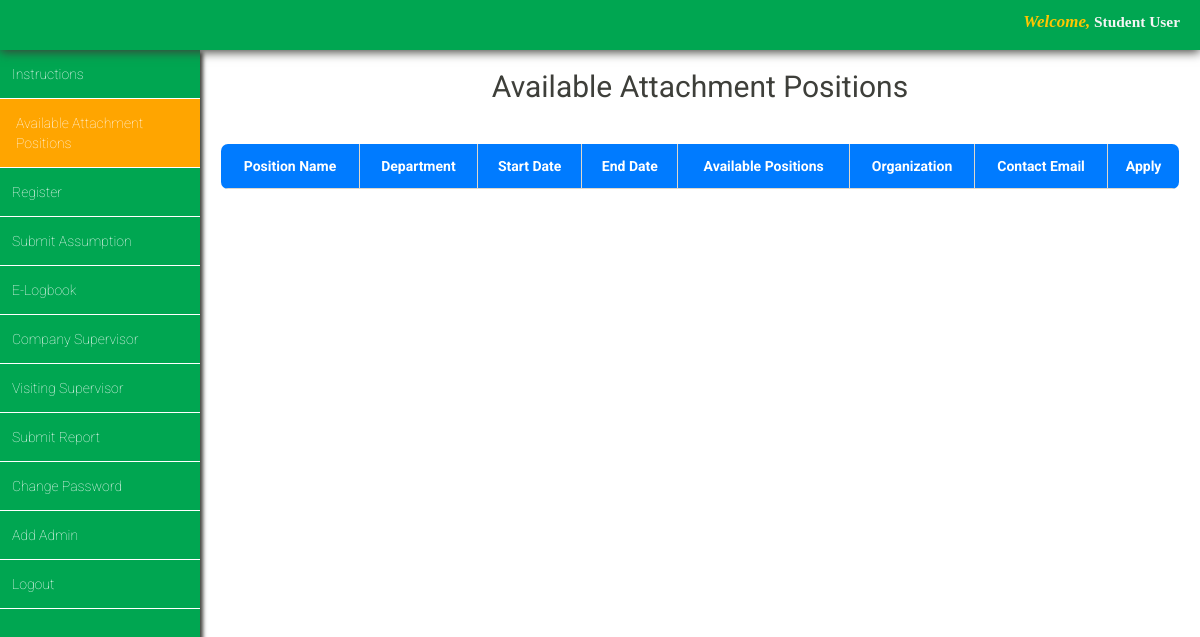
The page /iasms/view_position.php on the database as committed earlier.
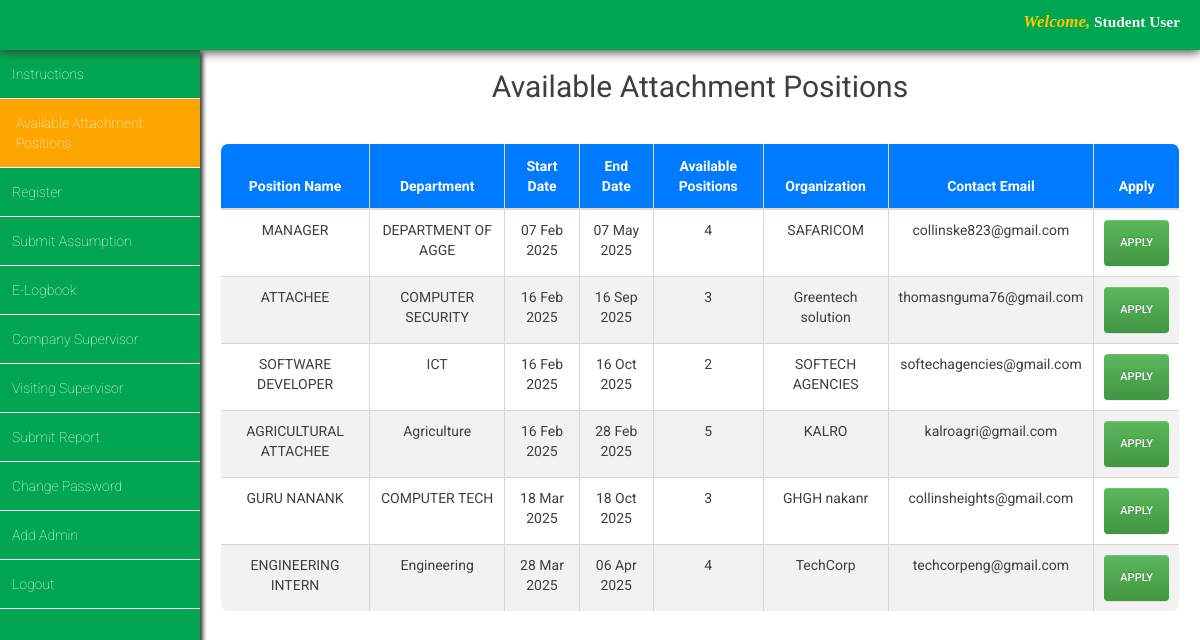
The same page on the database as committed later.
### tables this page shows
CREATE TABLE `attachment_positions` (
  `id` int(11) NOT NULL,
  `position_name` varchar(255) NOT NULL,
  `department` varchar(255) NOT NULL,
  `start_date` date NOT NULL,
  `end_date` date NOT NULL,
  `description` text NOT NULL,
  `available_positions` int(11) NOT NULL,
  `organization_name` varchar(255) NOT NULL,
  `organization_email` varchar(255) NOT NULL,
  `status` enum('Active','Inactive') NOT NULL DEFAULT 'Active',
  `created_at` timestamp NOT NULL DEFAULT current_timestamp()
);

### iasms/view_position.php (the view, shortened to what this page needs)
<?php
include 'database_connection/database_connection.php';
$sql = "SELECT * FROM attachment_positions WHERE status = 'active' AND available_positions > 0";
$result = mysqli_query($conn, $sql);
$student_fname = $_COOKIE["student_first_name"] ?? 'Student';
$student_lname = $_COOKIE["student_last_name"] ?? 'User';
?>
<!DOCTYPE html>
<html lang="en">
<head>
  <link rel="stylesheet" href="../css/bootstrap.min.css" />
  <link rel="stylesheet" href="../css/bootstrap-theme.min.css" />
  <link rel="stylesheet" href="../css/bootstrap-select.css" />
  <link rel="stylesheet" href="../css/main_page_style.css" />
  <link rel="stylesheet" href="register_page.css" />
  <link rel="stylesheet" href="https://cdn.jsdelivr.net/npm/datatables@1.10.25/css/jquery.dataTables.min.css" />
</head>
<body>
  <div id="top-navigation">
    <div id="student_name">
      <span style="color:rgb(255, 198, 0); font-size:1.1em;"><em>Welcome,</em></span>
      <span style="font-family:serif;"><?php echo "$student_fname $student_lname"; ?></span>
    </div>
  </div>
  <div id="left_side_bar">
    <ul id="menu_list">
      <a class="menu_items_link" href="../instructions_page/instructions_page.php">
        <li class="menu_items_list">Instructions</li>
      </a>
      <a class="menu_items_link" href="../view_position.php">
        <li class="menu_items_list" style="background-color:orange;padding-left:16px">Available Attachment Positions
        </li>
      </a>
      <a class="menu_items_link" href="../Register_Page/register_page.php">
        <li class="menu_items_list">Register</li>
      </a>
      <a class="menu_items_link" href="../student_assumption/student_assumption.php">
        <li class="menu_items_list">Submit Assumption</li>
      </a>
      <a class="menu_items_link" href="../e-logbook/elogbook.php">
        <li class="menu_items_list">E-Logbook</li>
      </a>
      <a class="menu_items_link" href="../company_supervisor/company_supervisor_login.php">
        <li class="menu_items_list">Company Supervisor</li>
      </a>
      <a class="menu_items_link" href="../visiting_supervisor/visiting_supervisor_login.php">
        <li class="menu_items_list">Visiting Supervisor</li>
      </a>
      <a class="menu_items_link" href="../submit_report/submit_report.php">
        <li class="menu_items_list">Submit Report</li>
      </a> <a class="menu_items_link" href="admin/change_password/change_password.php">
        <li class="menu_items_list">Change Password</li>
      </a>
      <a class="menu_items_link" href="../../add_admin.php">
        <li class="menu_items_list">Add Admin</li>
      </a>
      <a class="menu_items_link" href="../index.php">
        <li class="menu_items_list">Logout</li>
      </a>
    </ul>
  </div>
  <div id="main_content">
    <h2 class="text-center">Available Attachment Positions</h2>
    <div class="table-responsive">
      <table id="positionsTable" class="table table-bordered">
        <thead>
          <tr>
            <th>Position Name</th>
            <th>Department</th>
            <th>Start Date</th>
            <th>End Date</th>
            <th>Available Positions</th>
            <th>Organization</th>
            <th>Contact Email</th>
            <th>Apply</th>
          </tr>
        </thead>
        <tbody>
          <?php while ($row = mysqli_fetch_assoc($result)) { ?>
          <tr>
            <td><?php echo $row['position_name']; ?></td>
            <td><?php echo $row['department']; ?></td>
            <td><?php echo date("d M Y", strtotime($row['start_date'])); ?></td>
            <td><?php echo date("d M Y", strtotime($row['end_date'])); ?></td>
            <td><?php echo $row['available_positions']; ?></td>
            <td><?php echo $row['organization_name']; ?></td>
            <td>
              <span data-toggle="tooltip" title="Click to contact the organization">
                <?php echo $row['organization_email']; ?>
              </span>
            </td>
            <td>
              <a href="../apply_position.php?position_id=<?php echo $row['id']; ?>" class="btn btn-success">Apply</a>
            </td>
          </tr>
          <?php } ?>
        </tbody>
      </table>
    </div>
  </div>
</body>
</html>

Rows that differ between the two databases and show on the page:
added attachment_positions: position_name "MANAGER", department "DEPARTMENT OF AGGE", start_date "07 Feb 2025", end_date "07 May 2025", available_positions "4", organization_name "SAFARICOM", organization_email "collinske823@gmail.com"
added attachment_positions: position_name "ATTACHEE", department "COMPUTER SECURITY", start_date "16 Feb 2025", end_date "16 Sep 2025", available_positions "3", organization_name "Greentech solution", organization_email "thomasnguma76@gmail.com"
added attachment_positions: position_name "SOFTWARE DEVELOPER", department "ICT", start_date "16 Feb 2025", end_date "16 Oct 2025", available_positions "2", organization_name "SOFTECH AGENCIES", organization_email "softechagencies@gmail.com"
added attachment_positions: position_name "AGRICULTURAL ATTACHEE", department "Agriculture", start_date "16 Feb 2025", end_date "28 Feb 2025", available_positions "5", organization_name "KALRO", organization_email "kalroagri@gmail.com"
added attachment_positions: position_name "GURU NANANK", department "COMPUTER TECH", start_date "18 Mar 2025", end_date "18 Oct 2025", available_positions "3", organization_name "GHGH nakanr", organization_email "collinsheights@gmail.com"
added attachment_positions: position_name "ENGINEERING INTERN", department "Engineering", start_date "28 Mar 2025", end_date "06 Apr 2025", available_positions "4", organization_name "TechCorp", organization_email "techcorpeng@gmail.com"
